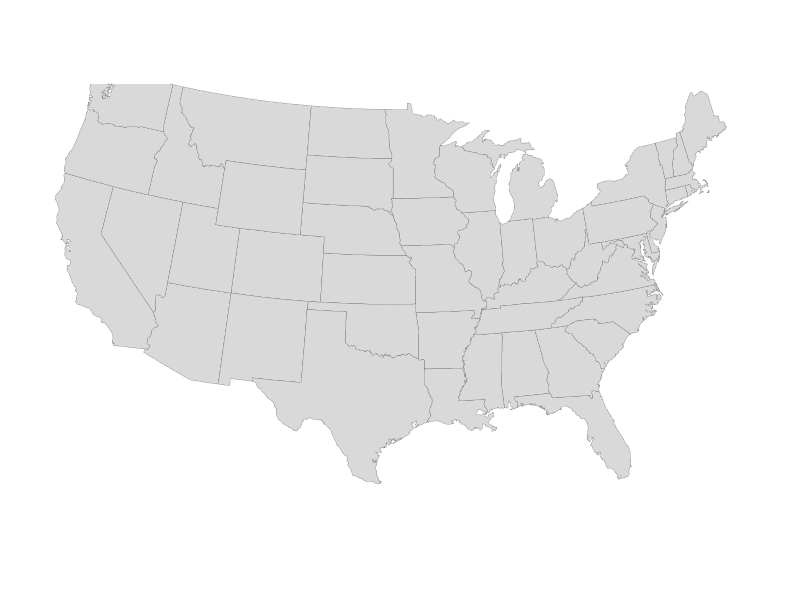
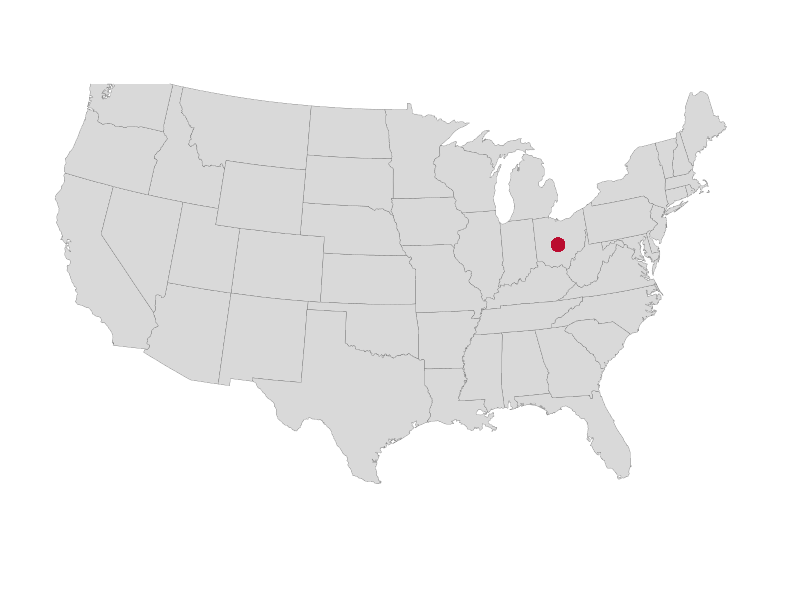
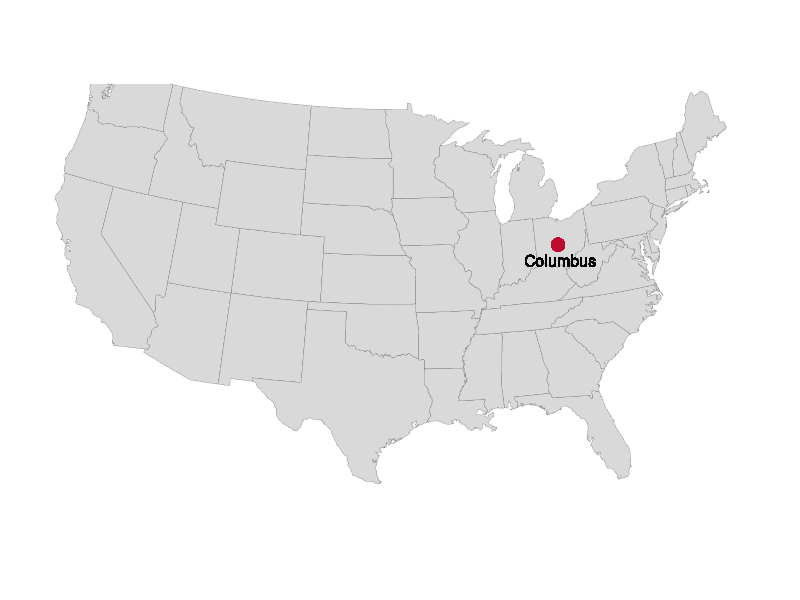
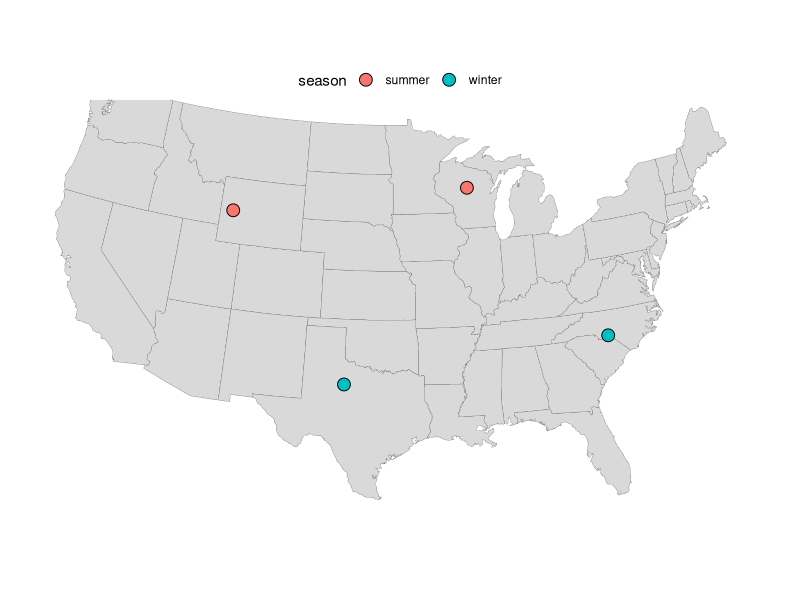
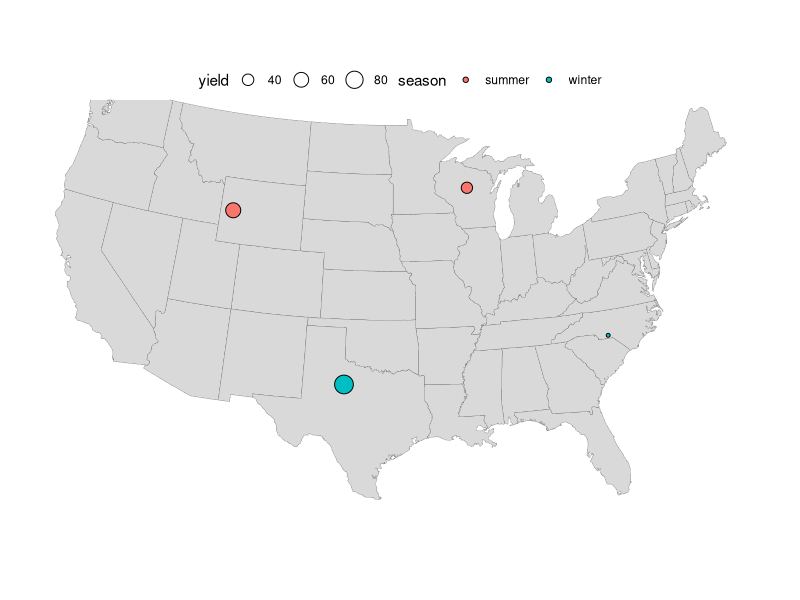
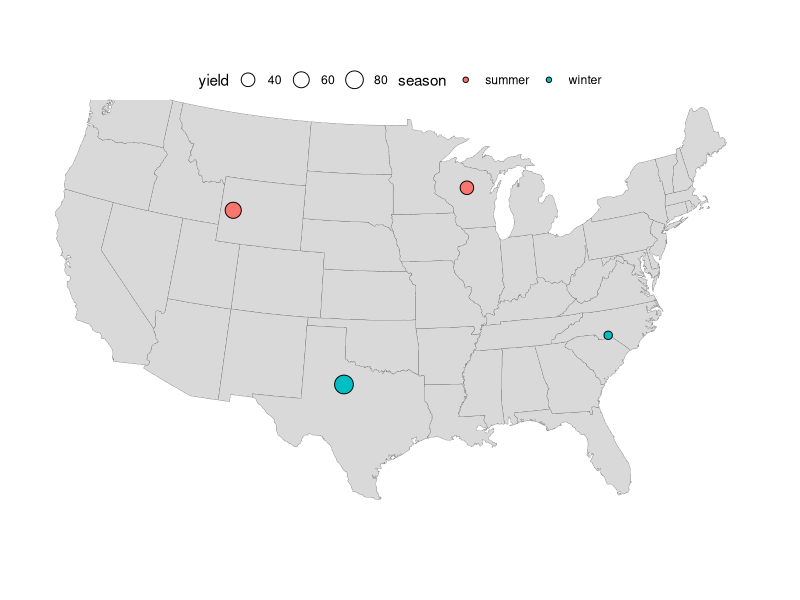
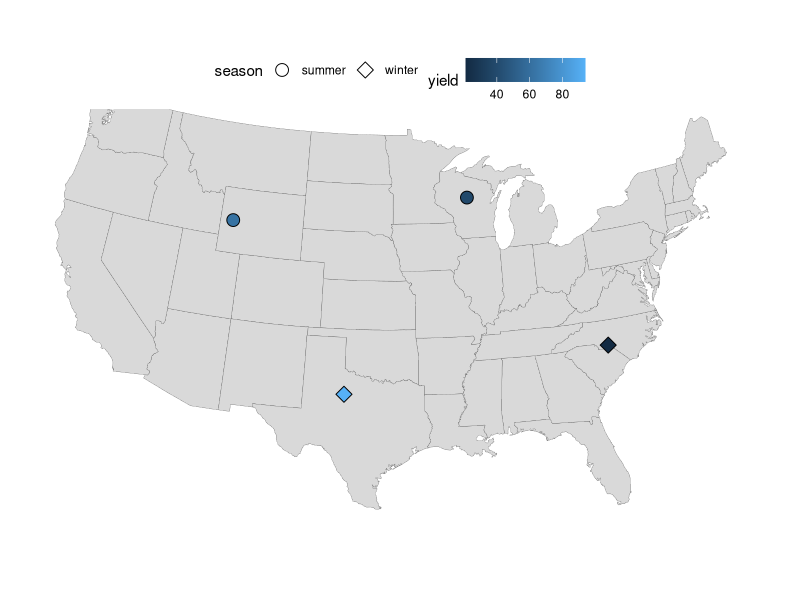
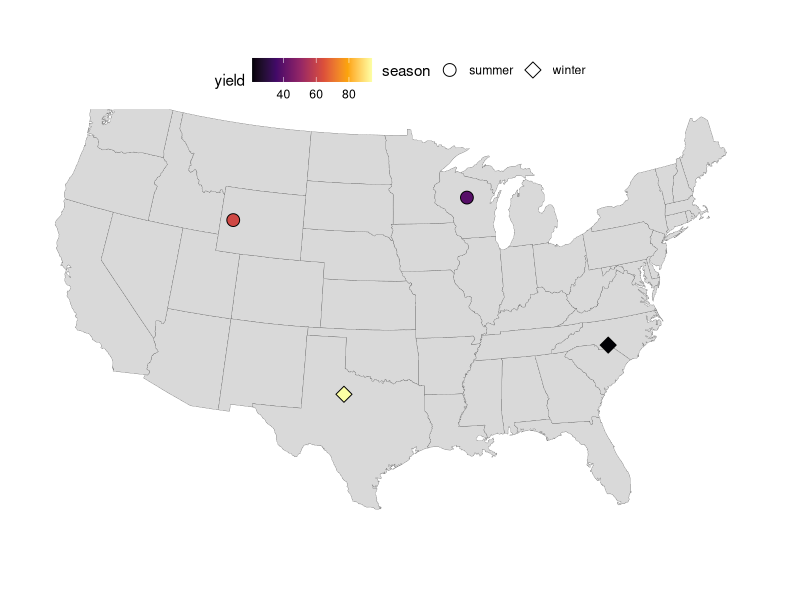

These figures' R source, in order: (Note: this script raises an error after producing the figures.)
## ---- chunk 1
library(maps)
library(sf)
library(tidyverse)
library(ggrepel)
## ---- chunk 2
theme_set(theme_void())
theme_update(legend.position = "top")
## ---- chunk 3
states <- map_data(map = "state")

head(states)
## ---- chunk 4
p <- ggplot(states) +
  geom_polygon(
    aes(x = long, y = lat, group = group),
    fill = "grey85",
    color = "grey40",
    linewidth = 0.1
    ) +
  coord_sf(crs = 5070, default_crs = 4326)

p
## ---- chunk 5
p +
  geom_point(x = -82.99, y = 39.99, colour = "#ba0c2f", size = 4)
## ---- chunk 6
p +
  geom_point(x = -82.99, y = 39.99, colour = "#ba0c2f", size = 4) +
  geom_text(x = -82.99, y = 39.99 - 1, label = "Columbus", size = 4)
## ---- chunk 7
locations <- data.frame(
  location = c("L01", "L02", "L03", "L04"),
  long = c(-80, -100, -90, -110),
  lat = c(35, 33, 45, 43),
  season = c("winter", "winter", "summer", "summer"),
  yield = c(21, 94, 39, 62)
)

locations
## ---- chunk 8
p +
  geom_point(
    data = locations,
    aes(x = long, y = lat, fill = season),
    size = 4,
    shape = 21
    )
## ---- chunk 9
p + 
  geom_point(
    data = locations,
    aes(x = long, y = lat, fill = season, size = yield),
    shape = 21
    )
## ---- chunk 10
p + 
  geom_point(
    data = locations,
    aes(x = long, y = lat, fill = season, size = yield),
    shape = 21
    ) +
  scale_size_continuous(range = c(2.5, 6))
## ---- chunk 11
p + 
  geom_point(
    data = locations,
    aes(x = long, y = lat, shape = season, fill = yield),
    size = 4
    ) +
  # Make sure the shapes support a fill color (the default ones don't):
  scale_shape_manual(values = c(21, 23))
## ---- chunk 12
p + 
  geom_point(
    data = locations,
    aes(x = long, y = lat, shape = season, fill = yield),
    size = 4
    ) +
  # Make sure the shapes support a fill color (the default ones don't):
  scale_shape_manual(values = c(21, 23)) +
  scale_fill_viridis_c(option = "inferno")
## ---- chunk 13
map_data(map = "county") |>
  head()
## ---- chunk 14
ohio <- map_data(map = "county") |>
  filter(region == "ohio")

head(ohio)
## ---- chunk 15
ohio |> count(region)
ohio |> count(subregion) |> head()
## ---- chunk 16
p_ohio <- ggplot(ohio) +
  geom_polygon(
    aes(x = long, y = lat, group = group),
    fill = "grey90",
    color = "grey70"
    ) +
  coord_sf()

p_ohio
## ---- chunk 17
ohio <- ohio |>
  mutate(subregion = tools::toTitleCase(subregion))

head(ohio)
## ---- chunk 18
p_ohio +
  geom_text(
    aes(x = long, y = lat, label = subregion),
    color = "darkblue",
    size = 3
    )
## ---- chunk 19
county_coords <- ohio |>
  summarize(
    long = max(long) - ((max(long) - min(long)) / 2),
    lat = max(lat) - ((max(lat) - min(lat)) / 2),
    .by = subregion
    )

head(county_coords)
## ---- chunk 20
p_ohio +
  geom_text(
    data = county_coords,
    aes(x = long, y = lat, label = subregion),
    color = "darkblue",
    size = 3
    )
## ---- chunk 21
focal_counties <- c("Franklin", "Wayne", "Allen",
                    "Richland", "Marion", "Licking")

county_coords_sel <- county_coords |>
  filter(subregion %in% focal_counties)

p_ohio +
  geom_text(
    data = county_coords_sel,
    aes(x = long, y = lat, label = subregion),
    color = "darkblue",
    size = 4
    )
## ---- chunk 22
focal_counties <- c("Franklin", "Wayne", "Allen",
                    "Richland", "Marion", "Licking") 

county_coords_sel <- county_coords |>
  filter(subregion %in% focal_counties)
## ---- chunk 23
p_ohio +
  geom_text(
    data = county_coords_sel,
    aes(x = long, y = lat, label = subregion),
    color = "darkblue",
    size = 4
    )
## ---- chunk 24
#| classes: preview-image
p_ohio +
  geom_polygon(
    data = ohio |> filter(subregion %in% focal_counties),
    aes(x = long, y = lat, group = group, fill = subregion),
    color = "grey70"
    ) +
  geom_text(
    data = county_coords_sel,
    aes(x = long, y = lat, label = subregion),
    color = "darkblue",
    size = 4
    ) +
  guides(fill = "none")
## ---- chunk 25
p_ohio +
  geom_polygon(
    data = ohio |> filter(subregion %in% focal_counties),
    aes(x = long, y = lat, group = group, fill = subregion),
    color = "grey70"
    ) +
  geom_text(
    data = county_coords_sel,
    aes(x = long, y = lat, label = subregion),
    color = "darkblue",
    size = 4
    ) +
  guides(fill = "none")
## ---- chunk 26
# 'us.cities' should be available if you have loaded the maps package
head(us.cities)
## ---- chunk 27
oh_cities <- us.cities |>
  filter(country.etc == "OH", pop > 50000) |>
  mutate(name = sub(" OH", "", name))

head(oh_cities)
## ---- chunk 28
p_ohio_cities <- p_ohio +
  geom_point(
    data = oh_cities,
    aes(x = long, y = lat, size = pop),
    fill = "steelblue3",
    shape = 21
    )

p_ohio_cities
## ---- chunk 29
p_ohio_cities +
  geom_text(
    data = oh_cities,
    aes(x = long, y = lat + 0.1, label = name)
    )
## ---- chunk 30
p_ohio_cities_labeled <- p_ohio_cities +
  geom_text_repel(
    data = oh_cities,
    aes(x = long, y = lat, label = name)
    )

p_ohio_cities_labeled
## ---- chunk 31
p_ohio_cities_labeled +
  scale_size_continuous(
    name = "Population size",
    labels = scales::comma,
    breaks = c(100, 250, 500) * 1000
  )
## ---- chunk 32
range(oh_cities$pop)
## ---- chunk 33
oh_cities |> arrange(pop) |> head(n = 1)
oh_cities |> arrange(desc(pop)) |> head(n = 1)
## ---- chunk 34
p_ohio_cities_labeled +
  scale_size_continuous(
    name = "Population size",
    labels = scales::comma,
    breaks = c(50, 100, 250, 500, 750) * 1000
  )
## ---- chunk 35
p_ohio_cities_labeled +
  scale_size_continuous(
    name = "Population size",
    labels = scales::comma,
    limits = c(50, 750) * 1000,
    breaks = c(50, 100, 250, 500, 750) * 1000
  )
## ---- chunk 36
oh_cities <- oh_cities |>
  mutate(is_large = ifelse(pop > 100000, "bold.italic", "plain"))
p_ohio_cities +
  geom_text_repel(
    data = oh_cities,
    aes(x = long, y = lat, label = name, fontface = is_large)
    )
## ---- chunk 37
oh_cities <- oh_cities |>
  mutate(is_large = ifelse(pop > 100000, "bold.italic", "plain"))
## ---- chunk 38
p_ohio_cities +
  geom_text_repel(
    data = oh_cities,
    aes(x = long, y = lat, label = name, fontface = is_large)
    )
## ---- chunk 39
oh_cities <- oh_cities |>
  mutate(is_large = ifelse(pop > 100000, TRUE, FALSE))

p_ohio_cities +
  geom_text_repel(
    data = oh_cities,
    aes(x = long, y = lat, label = name, fontface = is_large)
    )
